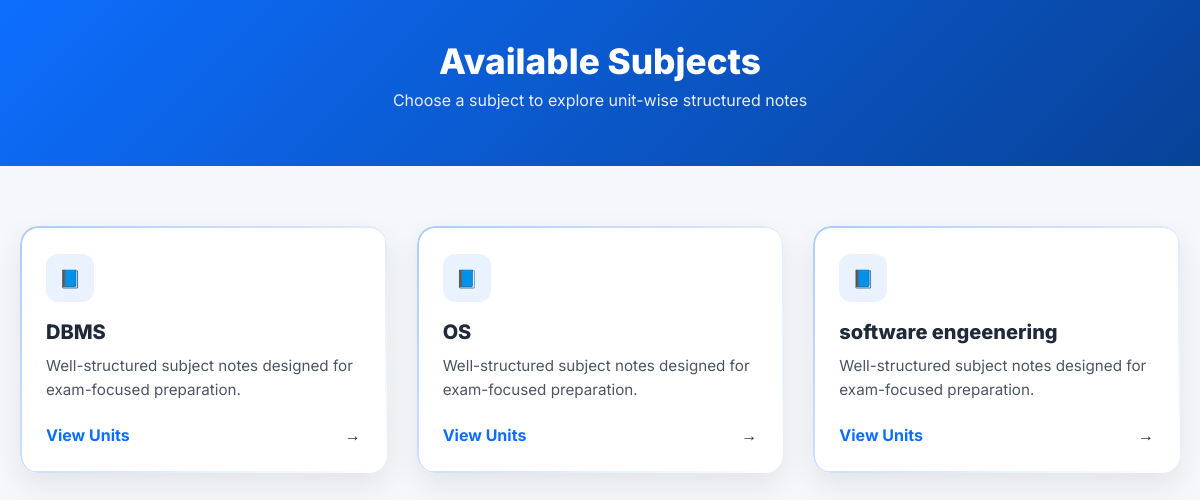
/subjects/, run on the app's committed database.
### hub/models.py (models this page shows, shortened)
class Subject(models.Model):
    name = models.CharField(max_length=100)
    description = models.TextField(blank=True)

### hub/views.py (the view)
# urls.py: path("subjects/", views.subject_list, name="subject_list"),
def subject_list(request):
    subjects = Subject.objects.all()
    return render(request, "hub/subjects.html", {"subjects": subjects})

### hub/templates/hub/subjects.html (shortened to what this page needs)
<!DOCTYPE html>
<html lang="en">
<head>
</head>
<body>
<header class="page-header">
  <h2>Available Subjects</h2>
  <p>Choose a subject to explore unit-wise structured notes</p>
</header>
<section class="subjects-wrapper">
  <div class="subjects-grid">
    {% for s in subjects %}
    <div class="subject-card">
      <div class="subject-icon">📘</div>
      <div class="subject-title">{{ s.name }}</div>
      <div class="subject-desc">
        {{ s.description|default:"Well-structured subject notes designed for exam-focused preparation." }}
      </div>
      <div class="subject-action">
        <a href="{% url 'unit_list' s.id %}" class="view-link">
          View Units
        </a>
        <span class="arrow">→</span>
      </div>
    </div>
    {% empty %}
      <div class="empty">No subjects available.</div>
    {% endfor %}
  </div>
</section>
</body>
</html>

### hub/templates/hub/subjects.html (style rules this page uses)
* { box-sizing:border-box }
body { margin:0; font-family:'Inter',sans-serif; background:#f5f7fb; color:#1f2937; }
.page-header { background:linear-gradient(135deg,#0d6efd,#084298); padding:40px 20px; color:#fff; text-align:center; }
.page-header h2 { margin:0; font-size:2.2rem; font-weight:800; }
.page-header p { margin-top:8px; font-size:1rem; opacity:.9; }
.subjects-wrapper { max-width:1200px; margin:auto; padding:60px 20px; }
.subjects-grid { display:grid; grid-template-columns:repeat(auto-fit,minmax(280px,1fr)); gap:30px; }
.subject-card { background:#ffffff; border-radius:18px; padding:28px 26px; position:relative; overflow:hidden; box-shadow:0 12px 30px rgba(0,0,0,.08); transition:.4s ease; cursor:pointer; opacity:0; transform:translateY(30px); }
.subject-card::before { content:""; position:absolute; inset:0; border-radius:18px; padding:1.5px; background:linear-gradient(135deg,#0d6efd,transparent); -webkit-mask: linear-gradient(#fff 0 0) content-box, linear-gradient(#fff 0 0); -webkit-mask-composite:xor; mask-composite:exclude; opacity:.35; }
.subject-icon { width:48px; height:48px; border-radius:12px; background:#eaf2ff; color:#0d6efd; display:flex; align-items:center; justify-content:center; font-weight:900; font-size:1.1rem; margin-bottom:18px; transition:.4s ease; }
.subject-title { font-size:1.25rem; font-weight:800; margin-bottom:10px; }
.subject-desc { font-size:.95rem; color:#4b5563; line-height:1.6; margin-bottom:22px; }
.subject-action { display:flex; align-items:center; justify-content:space-between; }
.view-link { font-weight:700; color:#0d6efd; text-decoration:none; position:relative; }
.view-link::after { content:""; position:absolute; left:0; bottom:-4px; width:0; height:2px; background:#0d6efd; transition:.3s; }
.arrow { transition:.3s ease; }

### data on the page
Subject: name "DBMS", description "Well-structured subject notes designed for exam-focused preparation."
Subject: name "OS", description "Well-structured subject notes designed for exam-focused preparation."
Subject: name "software engeenering", description "Well-structured subject notes designed for exam-focused preparation."
